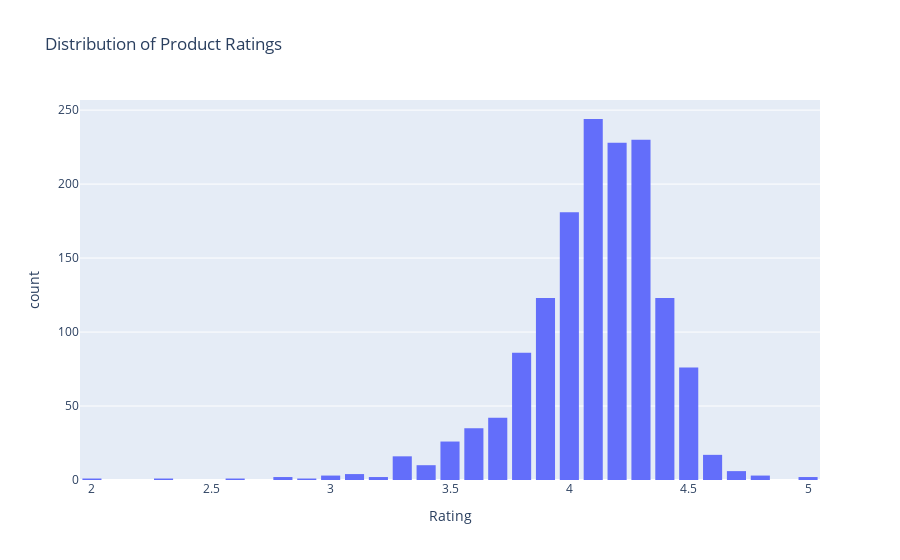

The notebook cell this image was saved under:
### Code cell
# Ensure the 'processed_review' and 'sentiment' columns are ready from the previous steps
# 1: Rating Distribution
fig_ratings = px.histogram(df, x='rating',
                           title='Distribution of Product Ratings',
                           labels = {'rating': 'Rating', 'count': 'Number of Reviews'},
                           color_discrete_sequence = px.colors.qualitative.Plotly)
fig_ratings.update_layout(bargap=0.2)
fig_ratings.show()

### Figure 1 — Plotly figure (JSON) as saved in the notebook; plotly's stock layout.template omitted (floating-point values rounded to 4 significant figures; data arrays with more than 128 entries replaced by an {"elided": "..."} marker saying what was removed)
{"data": [{"alignmentgroup": "True", "bingroup": "x", "hovertemplate": "Rating=%{x}<br>count=%{y}<extra></extra>", "legendgroup": "", "marker": {"color": "#636EFA", "pattern": {"shape": ""}}, "name": "", "offsetgroup": "", "orientation": "v", "showlegend": false, "type": "histogram", "x": {"elided": "1463 float values"}, "xaxis": "x", "yaxis": "y"}], "layout": {"autosize": true, "bargap": 0.2, "barmode": "relative", "legend": {"tracegroupgap": 0}, "title": {"text": "Distribution of Product Ratings"}, "xaxis": {"anchor": "y", "autorange": true, "domain": [0, 1], "range": [1.95, 5.05], "title": {"text": "Rating"}, "type": "linear"}, "yaxis": {"anchor": "x", "autorange": true, "domain": [0, 1], "range": [0, 256.8], "title": {"text": "count"}}}}
